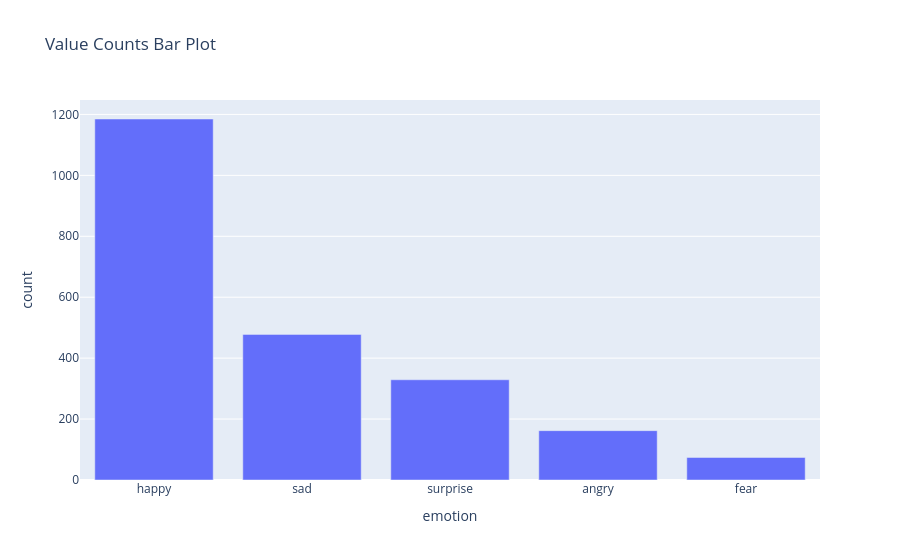

The code cell stored with this chart in its notebook:
### Code cell
test_cut = test_df.filter(~pl.col('emotion').is_in(drop_list))

bar_plot_counts(test_cut, 'emotion')

### Figure 1 — Plotly figure (JSON) as saved in the notebook; plotly's stock layout.template omitted (floating-point values rounded to 4 significant figures)
{"data": [{"hovertemplate": "emotion=%{x}<br>count=%{y}<extra></extra>", "legendgroup": "", "marker": {"color": "#636efa", "pattern": {"shape": ""}}, "name": "", "orientation": "v", "showlegend": false, "textposition": "auto", "type": "bar", "x": ["happy", "sad", "surprise", "angry", "fear"], "xaxis": "x", "y": [1185, 478, 329, 162, 74], "yaxis": "y"}], "layout": {"barmode": "relative", "legend": {"tracegroupgap": 0}, "title": {"text": "Value Counts Bar Plot"}, "xaxis": {"anchor": "y", "domain": [0, 1], "title": {"text": "emotion"}}, "yaxis": {"anchor": "x", "domain": [0, 1], "title": {"text": "count"}}}}
